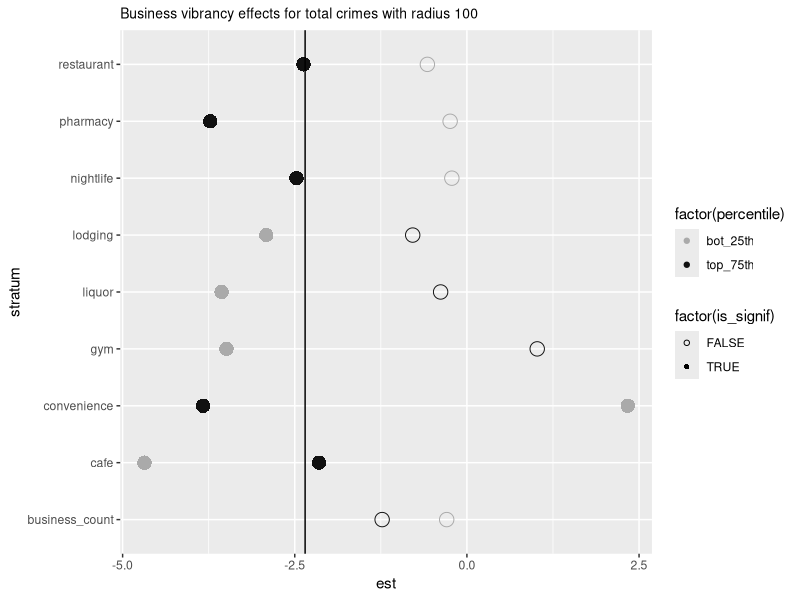
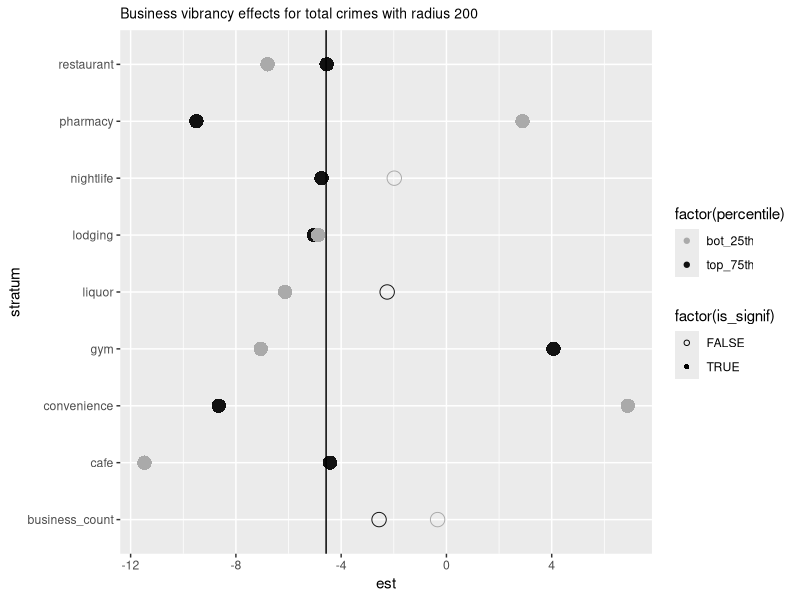
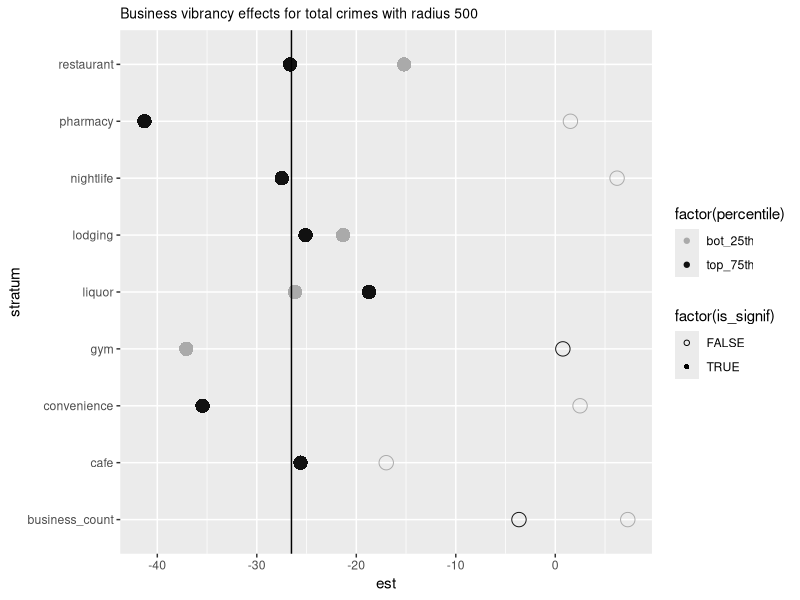
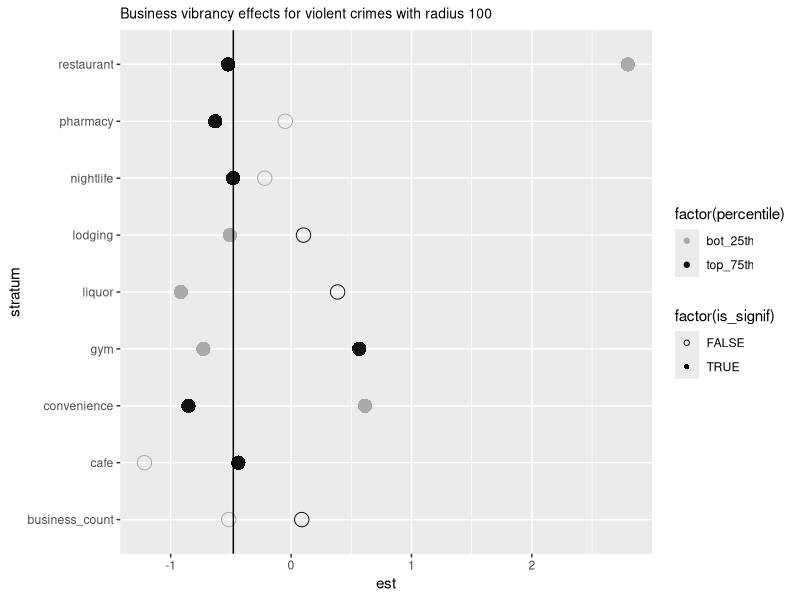
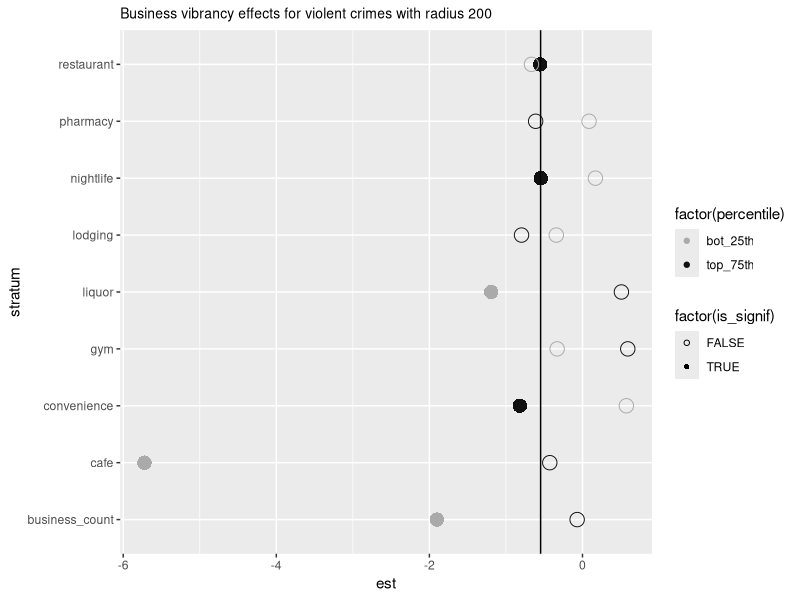
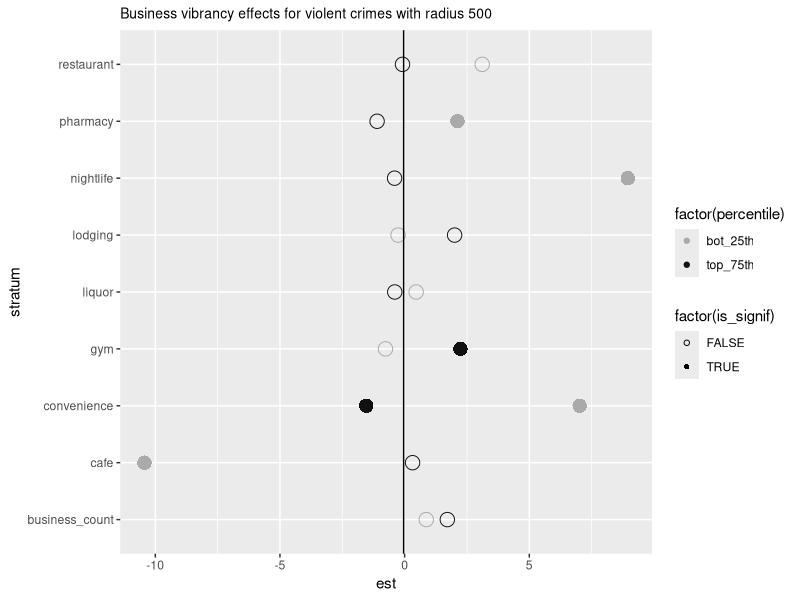
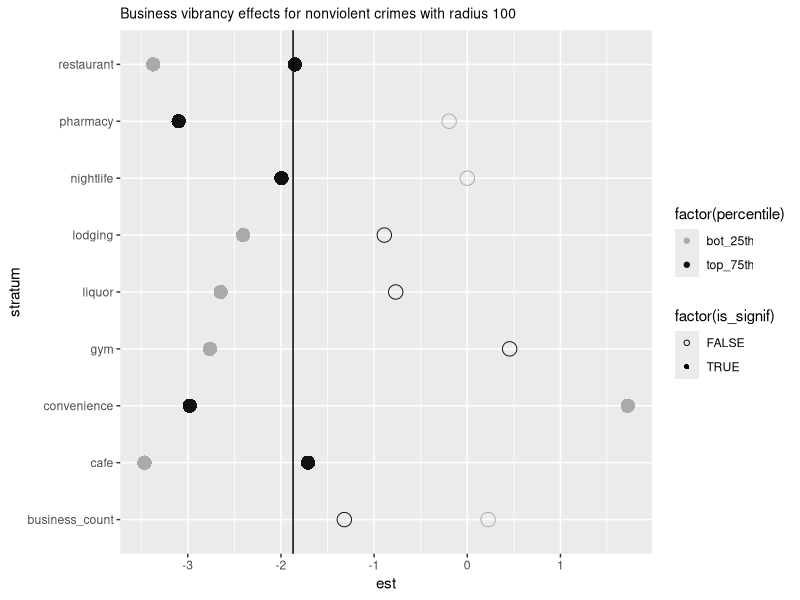
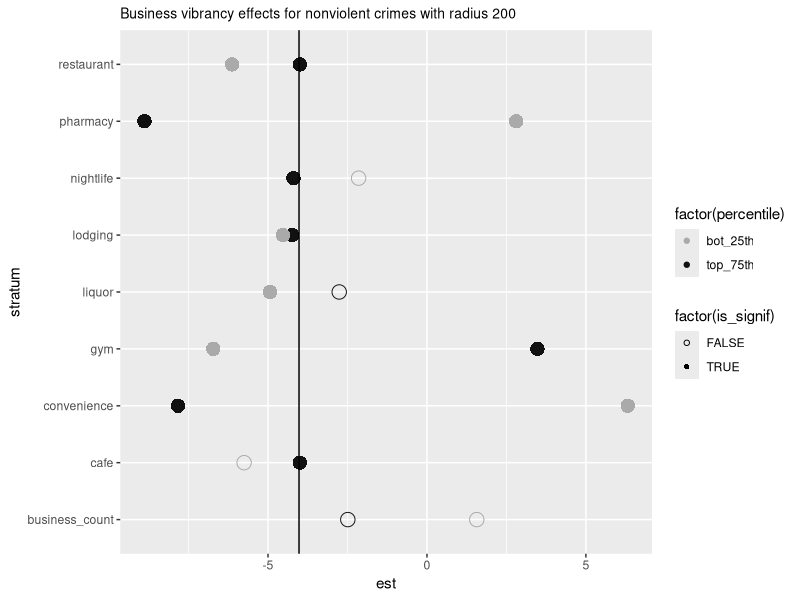

Write R code to recreate these figures, in order.
library(ggplot2)
library(gridExtra)
library(grid)
library(gtable)

# Load the data
all_tests = read.csv("../neat_data/analysis_results/all_pairs_tests_with_business_new.csv")
segment_tests = read.csv("../neat_data/analysis_results/business_use_strata_tests_new.csv")

segment_tests$is_signif = segment_tests$p <= 0.05

# Determine if the data is significant
types = c("total", "violent", "nonviolent")

for (crime_type in types) {
  for (crime_radius in c(100, 200, 500)) {
    # Get the relevant scores for the crimes
    sub_tests = subset(segment_tests, type == crime_type & radius == crime_radius)
    all_relevant_scores = subset(all_tests, type == crime_type & radius == crime_radius)
    
    # Plot the stratum scores
    p <- ggplot(sub_tests, aes(est, stratum))
    p <- p + geom_point(aes(colour = factor(percentile), shape = factor(is_signif), size=5)) + guides(size=FALSE)+
      scale_color_manual(values=c('#aaaaaa','#111111'))+
      scale_shape_manual(values=c(1, 16))
    
    # Mark the line for the basic score
    p <- p + geom_vline(xintercept = all_relevant_scores$est)
    p <- p + ggtitle(paste("Business vibrancy effects for", crime_type, "crimes with radius", crime_radius)) + theme(plot.title = element_text(size = 10))
    p
    
    filename <- paste("../neat_img/business_use/business_use_stratum_", crime_type, "_", crime_radius, ".png", sep="")
    
    ggsave(filename, width = 6, height = 4)
  }
}



